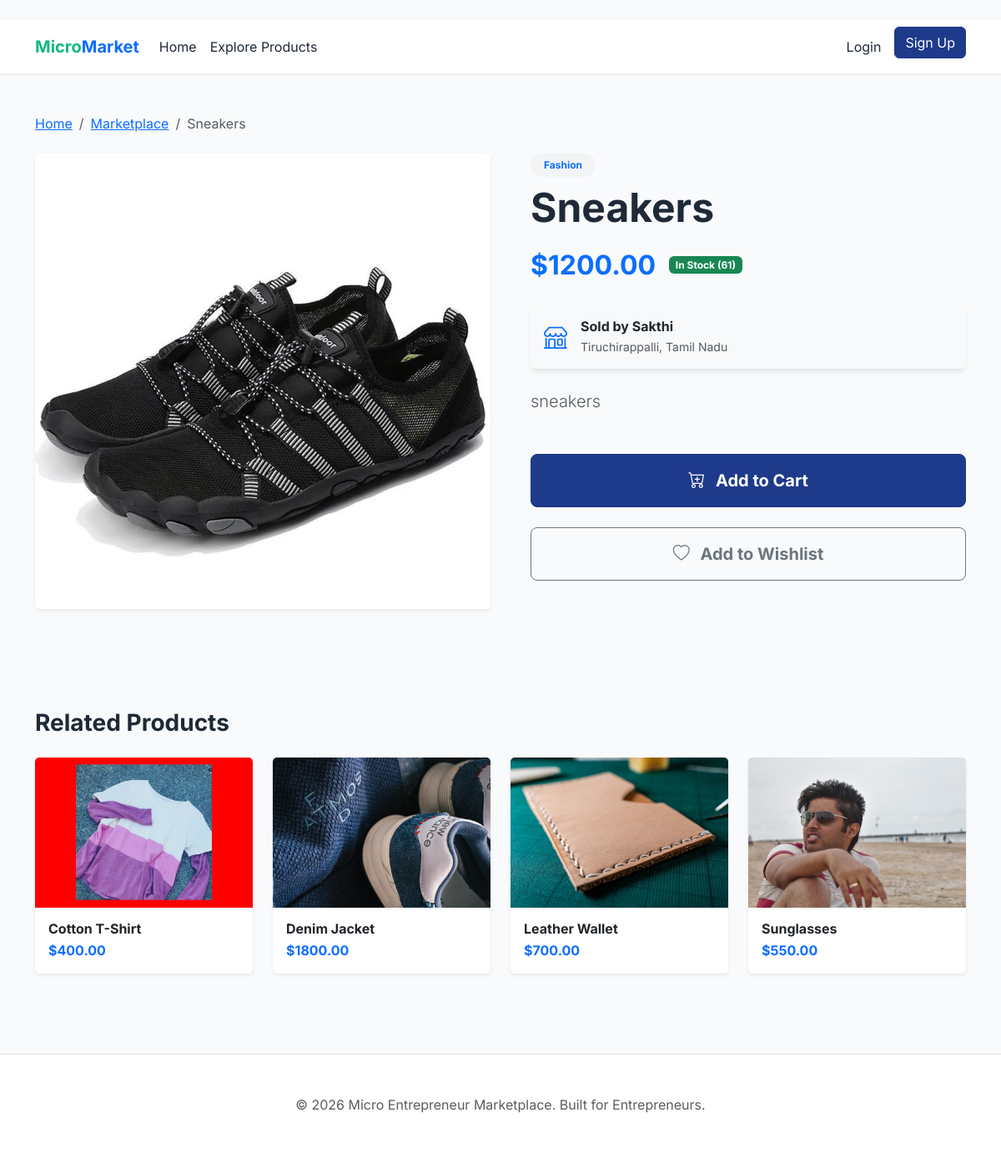
The page /marketplace/product/56/ on the database its author committed.
### marketplace/models.py (models this page shows, shortened)
class Product(models.Model):
    seller = models.ForeignKey(settings.AUTH_USER_MODEL, on_delete=models.CASCADE, related_name='products', db_index=True)
    category = models.ForeignKey(Category, on_delete=models.SET_NULL, null=True, related_name='products')
    name = models.CharField(max_length=200)
    description = models.TextField()
    price = models.DecimalField(max_digits=10, decimal_places=2)
    stock = models.PositiveIntegerField(default=0)
    image = models.ImageField(upload_to='products/', blank=True, null=True)
    is_active = models.BooleanField(default=True)
    created_at = models.DateTimeField(auto_now_add=True, db_index=True)

class Category(models.Model):
    name = models.CharField(max_length=100)
    description = models.TextField(blank=True, null=True)
    slug = models.SlugField(unique=True, db_index=True)
    class Meta:
        verbose_name_plural = "Categories"

### accounts/models.py (models this page shows, shortened)
class User(AbstractUser):
    ADMIN = 'ADMIN'
    SELLER = 'SELLER'
    BUYER = 'BUYER'
    ROLE_CHOICES = [
        (ADMIN, 'Admin'),
        (SELLER, 'Seller'),
        (BUYER, 'Buyer'),
    ]
    role = models.CharField(max_length=10, choices=ROLE_CHOICES, default=BUYER)
    phone = models.CharField(max_length=15, blank=True, null=True)
    profile_image = models.ImageField(upload_to='profiles/', blank=True, null=True)
    address = models.TextField(blank=True, null=True)
    city = models.CharField(max_length=100, blank=True, null=True)
    state = models.CharField(max_length=100, blank=True, null=True)
    created_at = models.DateTimeField(auto_now_add=True, db_index=True)

### marketplace/views.py (the view)
# urls.py: path('product/<int:pk>/', ProductDetailView.as_view(), name='product_detail'),
class ProductDetailView(DetailView):
    model = Product
    template_name = 'marketplace/product_detail.html'
    context_object_name = 'product'
    def get_context_data(self, **kwargs):
        context = super().get_context_data(**kwargs)
        context['related_products'] = Product.objects.select_related('category', 'seller').filter(
            category=self.object.category,
            is_active=True
        ).exclude(id=self.object.id)[:4]
        return context

### templates/marketplace/product_detail.html (shortened to what this page needs)
﻿{% extends 'base.html' %}
{% load static %}
{% block content %}
<div class="container py-5">
    <nav aria-label="breadcrumb" class="mb-4">
        <ol class="breadcrumb">
            <li class="breadcrumb-item"><a href="{% url 'core:home' %}">Home</a></li>
            <li class="breadcrumb-item"><a href="{% url 'marketplace:product_list' %}">Marketplace</a></li>
            <li class="breadcrumb-item active">{{ product.name }}</li>
        </ol>
    </nav>
    <div class="row">
        <div class="col-md-6 mb-4">
            <div class="card overflow-hidden shadow-sm border-0">
                {% if product.image %}
                <img src="{{ product.image.url }}" class="img-fluid" alt="{{ product.name }}">
                {% else %}
                <div class="bg-light d-flex align-items-center justify-content-center" style="min-height: 400px;">
                    <span class="text-muted fs-4">No Image Available</span>
                </div>
                {% endif %}
            </div>
        </div>
        <div class="col-md-6">
            <div class="ps-md-4">
                <span class="badge bg-soft-primary text-primary mb-2 px-3 py-2 rounded-pill"
                    style="background-color: var(--neutral-gray);">
                    {{ product.category.name }}
                </span>
                <h1 class="fw-bold display-5 mb-3">{{ product.name }}</h1>
                <div class="d-flex align-items-center mb-4">
                    <span class="fs-2 fw-bold text-primary">${{ product.price }}</span>
                    {% if product.stock > 0 %}
                    <span class="badge bg-success ms-3">In Stock ({{ product.stock }})</span>
                    {% else %}
                    <span class="badge bg-danger ms-3">Out of Stock</span>
                    {% endif %}
                </div>
                <div class="card bg-light border-0 p-3 mb-4">
                    <div class="d-flex align-items-center">
                        <div class="avatar-sm me-3">
                            <i class="bi bi-shop text-primary fs-3"></i>
                        </div>
                        <div>
                            <h6 class="fw-bold mb-1">Sold by {{ product.seller.username }}</h6>
                            <p class="text-muted small mb-0">{{ product.seller.city }}, {{ product.seller.state }}</p>
                        </div>
                    </div>
                </div>
                <p class="text-muted lead mb-5">{{ product.description }}</p>
                <div class="d-grid gap-2">
                    <form action="{% url 'marketplace:add_to_cart' product.id %}" method="POST" class="d-grid">
                        {% if product.stock == 0 %}
                        <button type="submit" class="btn btn-primary btn-lg py-3 fw-bold" disabled>
                            <i class="bi bi-cart-plus me-2"></i> Add to Cart (Out of Stock)
                        </button>
                        {% else %}
                        <button type="submit" class="btn btn-primary btn-lg py-3 fw-bold">
                            <i class="bi bi-cart-plus me-2"></i> Add to Cart
                        </button>
                        {% endif %}
                    </form>
                    <form action="{% url 'marketplace:add_to_wishlist' product.id %}" method="POST" class="d-grid">
                        <button type="submit" class="btn btn-outline-secondary btn-lg py-3 fw-bold">
                            <i class="bi bi-heart me-2"></i> Add to Wishlist
                        </button>
                    </form>
                </div>
            </div>
        </div>
    </div>
    {% if related_products %}
    <div class="mt-5 pt-5">
        <h3 class="fw-bold mb-4">Related Products</h3>
        <div class="row g-4">
            {% for rel in related_products %}
            <div class="col-md-3">
                <div class="card h-100 shadow-sm border-0">
                    {% if rel.image %}
                    <img src="{{ rel.image.url }}" class="card-img-top" alt="{{ rel.name }}"
                        style="height: 180px; object-fit: cover;">
                    {% endif %}
                    <div class="card-body">
                        <h6 class="fw-bold mb-1">{{ rel.name }}</h6>
                        <p class="text-primary fw-bold mb-0">${{ rel.price }}</p>
                    </div>
                </div>
            </div>
            {% endfor %}
        </div>
    </div>
    {% endif %}
</div>
{% endblock %}

### static/css/style.css (style rules this page uses)
:root { --primary-blue: #1e3a8a; --secondary-green: #10b981; --accent-orange: #f59e0b; --neutral-gray: #f3f4f6; --text-dark: #1f2937; }
body { font-family: 'Inter', sans-serif; background-color: #f9fafb; color: var(--text-dark); }
.btn-primary { background-color: var(--primary-blue); border-color: var(--primary-blue); }
.card { border: none; box-shadow: 0 4px 6px -1px rgba(0, 0, 0, 0.1); transition: transform 0.2s; }

### rows shown on the page
Product: name "Sneakers", image (picture), category.name "Fashion", price "1200.00", stock "61", seller.username "Sakthi", seller.city "Tiruchirappalli", seller.state "Tamil Nadu", description "sneakers"
Product: image (picture), name "Cotton T-Shirt", price "400.00"
Product: image (picture), name "Denim Jacket", price "1800.00"
Product: image (picture), name "Leather Wallet", price "700.00"
Product: image (picture), name "Sunglasses", price "550.00"
